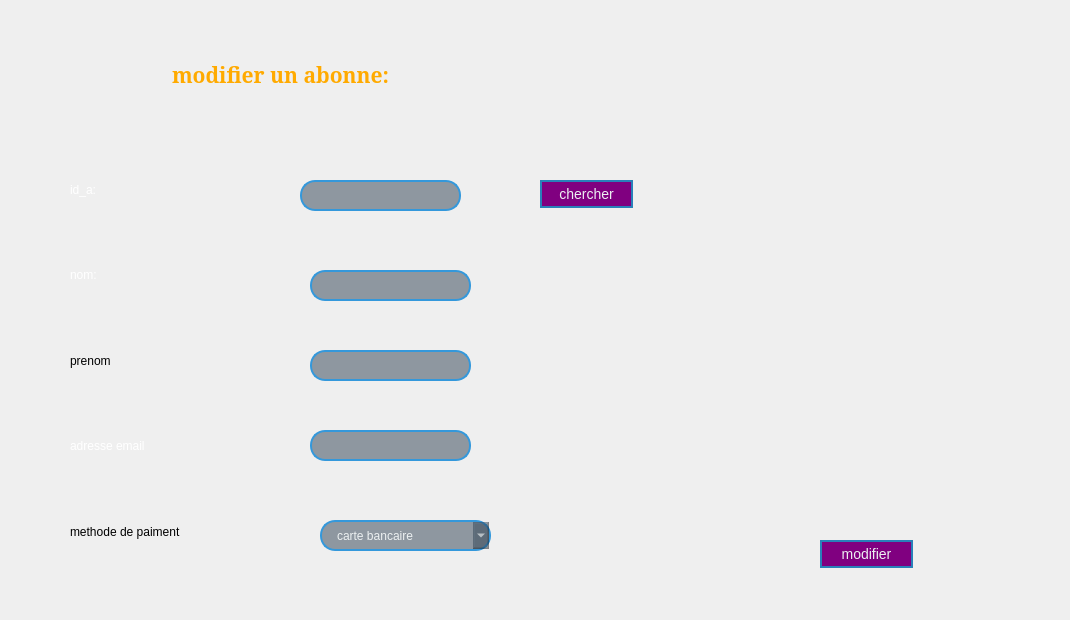
    <widget class="QWidget" name="pageModifier">
     <attribute name="title">
      <string>pageModifier</string>
     </attribute>
     <widget class="QLabel" name="label_3">
      <property name="geometry">
       <rect>
        <x>20</x>
        <y>10</y>
        <width>1041</width>
        <height>601</height>
       </rect>
      </property>
      <property name="text">
       <string/>
      </property>
      <property name="pixmap">
       <pixmap>images/backg.jpg.jpg</pixmap>
      </property>
      <property name="scaledContents">
       <bool>true</bool>
      </property>
     </widget>
     <widget class="QWidget" name="verticalLayoutWidget_2">
      <property name="geometry">
       <rect>
        <x>70</x>
        <y>150</y>
        <width>221</width>
        <height>421</height>
       </rect>
      </property>
      <layout class="QVBoxLayout" name="verticalLayout_2">
       <item>
        <widget class="QLabel" name="idToSearch">
         <property name="styleSheet">
          <string notr="true">QLabel {
    color: white;
    border: none;            
    border-radius: 0px;      
    background: transparent;
}
</string>
         </property>
         <property name="text">
          <string>id_a:</string>
         </property>
        </widget>
       </item>
       <item>
        <widget class="QLabel" name="label_13">
         <property name="styleSheet">
          <string notr="true">QLabel {
    color: white;
    border: none;            
    border-radius: 0px;      
    background: transparent;
}
</string>
         </property>
         <property name="text">
          <string>nom:</string>
         </property>
        </widget>
       </item>
       <item>
        <widget class="QLabel" name="label_14">
         <property name="styleSheet">
          <string notr="true">QLabel {
    color: white;
    border: none;            
    border-radius: 0px;      
    background: transparent;
}
font: 10pt &quot;MS Shell Dlg 2&quot;;</string>
         </property>
         <property name="text">
          <string>prenom</string>
         </property>
        </widget>
       </item>
       <item>
        <widget class="QLabel" name="label_15">
         <property name="styleSheet">
          <string notr="true">QLabel {
    color: white;
    border: none;            
    border-radius: 0px;      
    background: transparent;
}
</string>
         </property>
         <property name="text">
          <string>adresse email</string>
         </property>
        </widget>
       </item>
       <item>
        <widget class="QLabel" name="label_16">
         <property name="styleSheet">
          <string notr="true">QLabel {
    color: white;
    border: none;            
    border-radius: 0px;      
    background: transparent;
}
font: 10pt &quot;MS Shell Dlg 2&quot;;</string>
         </property>
         <property name="text">
          <string>methode de paiment</string>
         </property>
        </widget>
       </item>
      </layout>
     </widget>
     <widget class="QLabel" name="label_17">
      <property name="geometry">
       <rect>
        <x>80</x>
        <y>30</y>
        <width>401</width>
        <height>91</height>
       </rect>
      </property>
      <property name="palette">
       <palette>
        <active>
         <colorrole role="Button">
          <brush brushstyle="LinearGradientPattern">
           <gradient startx="0.000000000000000" starty="0.000000000000000" endx="1.000000000000000" endy="0.000000000000000" type="LinearGradient" spread="PadSpread" coordinatemode="ObjectBoundingMode">
            <gradientstop position="0.000000000000000">
             <color alpha="255">
              <red>0</red>
              <green>0</green>
              <blue>102</blue>
             </color>
            </gradientstop>
            <gradientstop position="0.250000000000000">
             <color alpha="255">
              <red>0</red>
              <green>0</green>
              <blue>102</blue>
             </color>
            </gradientstop>
            <gradientstop position="0.750000000000000">
             <color alpha="255">
              <red>173</red>
              <green>216</green>
              <blue>230</blue>
             </color>
            </gradientstop>
            <gradientstop position="1.000000000000000">
             <color alpha="255">
              <red>173</red>
              <green>216</green>
              <blue>230</blue>
             </color>
            </gradientstop>
           </gradient>
          </brush>
         </colorrole>
         <colorrole role="Base">
          <brush brushstyle="LinearGradientPattern">
           <gradient startx="0.000000000000000" starty="0.000000000000000" endx="1.000000000000000" endy="0.000000000000000" type="LinearGradient" spread="PadSpread" coordinatemode="ObjectBoundingMode">
            <gradientstop position="0.000000000000000">
             <color alpha="255">
              <red>0</red>
              <green>0</green>
              <blue>102</blue>
             </color>
            </gradientstop>
            <gradientstop position="0.250000000000000">
             <color alpha="255">
              <red>0</red>
              <green>0</green>
              <blue>102</blue>
             </color>
            </gradientstop>
            <gradientstop position="0.750000000000000">
             <color alpha="255">
              <red>173</red>
              <green>216</green>
              <blue>230</blue>
             </color>
            </gradientstop>
            <gradientstop position="1.000000000000000">
             <color alpha="255">
              <red>173</red>
              <green>216</green>
              <blue>230</blue>
             </color>
            </gradientstop>
           </gradient>
          </brush>
         </colorrole>
         <colorrole role="Window">
          <brush brushstyle="LinearGradientPattern">
           <gradient startx="0.000000000000000" starty="0.000000000000000" endx="1.000000000000000" endy="0.000000000000000" type="LinearGradient" spread="PadSpread" coordinatemode="ObjectBoundingMode">
            <gradientstop position="0.000000000000000">
             <color alpha="255">
              <red>0</red>
              <green>0</green>
              <blue>102</blue>
             </color>
            </gradientstop>
            <gradientstop position="0.250000000000000">
             <color alpha="255">
              <red>0</red>
              <green>0</green>
              <blue>102</blue>
             </color>
            </gradientstop>
            <gradientstop position="0.750000000000000">
             <color alpha="255">
              <red>173</red>
              <green>216</green>
              <blue>230</blue>
             </color>
            </gradientstop>
            <gradientstop position="1.000000000000000">
             <color alpha="255">
              <red>173</red>
              <green>216</green>
              <blue>230</blue>
             </color>
            </gradientstop>
           </gradient>
          </brush>
         </colorrole>
        </active>
        <inactive>
         <colorrole role="Button">
          <brush brushstyle="LinearGradientPattern">
           <gradient startx="0.000000000000000" starty="0.000000000000000" endx="1.000000000000000" endy="0.000000000000000" type="LinearGradient" spread="PadSpread" coordinatemode="ObjectBoundingMode">
            <gradientstop position="0.000000000000000">
             <color alpha="255">
              <red>0</red>
              <green>0</green>
              <blue>102</blue>
             </color>
            </gradientstop>
            <gradientstop position="0.250000000000000">
             <color alpha="255">
              <red>0</red>
              <green>0</green>
              <blue>102</blue>
             </color>
            </gradientstop>
            <gradientstop position="0.750000000000000">
             <color alpha="255">
              <red>173</red>
              <green>216</green>
              <blue>230</blue>
             </color>
            </gradientstop>
            <gradientstop position="1.000000000000000">
             <color alpha="255">
              <red>173</red>
              <green>216</green>
              <blue>230</blue>
             </color>
            </gradientstop>
           </gradient>
          </brush>
         </colorrole>
         <colorrole role="Base">
          <brush brushstyle="LinearGradientPattern">
           <gradient startx="0.000000000000000" starty="0.000000000000000" endx="1.000000000000000" endy="0.000000000000000" type="LinearGradient" spread="PadSpread" coordinatemode="ObjectBoundingMode">
            <gradientstop position="0.000000000000000">
             <color alpha="255">
              <red>0</red>
              <green>0</green>
              <blue>102</blue>
             </color>
            </gradientstop>
            <gradientstop position="0.250000000000000">
             <color alpha="255">
              <red>0</red>
              <green>0</green>
              <blue>102</blue>
             </color>
            </gradientstop>
            <gradientstop position="0.750000000000000">
             <color alpha="255">
              <red>173</red>
              <green>216</green>
              <blue>230</blue>
             </color>
            </gradientstop>
            <gradientstop position="1.000000000000000">
             <color alpha="255">
              <red>173</red>
              <green>216</green>
              <blue>230</blue>
             </color>
            </gradientstop>
           </gradient>
          </brush>
         </colorrole>
         <colorrole role="Window">
          <brush brushstyle="LinearGradientPattern">
           <gradient startx="0.000000000000000" starty="0.000000000000000" endx="1.000000000000000" endy="0.000000000000000" type="LinearGradient" spread="PadSpread" coordinatemode="ObjectBoundingMode">
            <gradientstop position="0.000000000000000">
             <color alpha="255">
              <red>0</red>
              <green>0</green>
              <blue>102</blue>
             </color>
            </gradientstop>
            <gradientstop position="0.250000000000000">
             <color alpha="255">
              <red>0</red>
              <green>0</green>
              <blue>102</blue>
             </color>
            </gradientstop>
            <gradientstop position="0.750000000000000">
             <color alpha="255">
              <red>173</red>
              <green>216</green>
              <blue>230</blue>
             </color>
            </gradientstop>
            <gradientstop position="1.000000000000000">
             <color alpha="255">
              <red>173</red>
              <green>216</green>
              <blue>230</blue>
             </color>
            </gradientstop>
           </gradient>
          </brush>
         </colorrole>
        </inactive>
        <disabled>
         <colorrole role="Button">
          <brush brushstyle="LinearGradientPattern">
           <gradient startx="0.000000000000000" starty="0.000000000000000" endx="1.000000000000000" endy="0.000000000000000" type="LinearGradient" spread="PadSpread" coordinatemode="ObjectBoundingMode">
            <gradientstop position="0.000000000000000">
             <color alpha="255">
              <red>0</red>
              <green>0</green>
              <blue>102</blue>
             </color>
            </gradientstop>
            <gradientstop position="0.250000000000000">
             <color alpha="255">
              <red>0</red>
              <green>0</green>
              <blue>102</blue>
             </color>
            </gradientstop>
            <gradientstop position="0.750000000000000">
             <color alpha="255">
              <red>173</red>
              <green>216</green>
              <blue>230</blue>
             </color>
            </gradientstop>
            <gradientstop position="1.000000000000000">
             <color alpha="255">
              <red>173</red>
              <green>216</green>
              <blue>230</blue>
             </color>
            </gradientstop>
           </gradient>
          </brush>
         </colorrole>
         <colorrole role="Base">
          <brush brushstyle="LinearGradientPattern">
           <gradient startx="0.000000000000000" starty="0.000000000000000" endx="1.000000000000000" endy="0.000000000000000" type="LinearGradient" spread="PadSpread" coordinatemode="ObjectBoundingMode">
            <gradientstop position="0.000000000000000">
             <color alpha="255">
              <red>0</red>
              <green>0</green>
              <blue>102</blue>
             </color>
            </gradientstop>
            <gradientstop position="0.250000000000000">
             <color alpha="255">
              <red>0</red>
              <green>0</green>
              <blue>102</blue>
             </color>
            </gradientstop>
            <gradientstop position="0.750000000000000">
             <color alpha="255">
              <red>173</red>
              <green>216</green>
              <blue>230</blue>
             </color>
            </gradientstop>
            <gradientstop position="1.000000000000000">
             <color alpha="255">
              <red>173</red>
              <green>216</green>
              <blue>230</blue>
             </color>
            </gradientstop>
           </gradient>
          </brush>
         </colorrole>
         <colorrole role="Window">
          <brush brushstyle="LinearGradientPattern">
           <gradient startx="0.000000000000000" starty="0.000000000000000" endx="1.000000000000000" endy="0.000000000000000" type="LinearGradient" spread="PadSpread" coordinatemode="ObjectBoundingMode">
            <gradientstop position="0.000000000000000">
             <color alpha="255">
              <red>0</red>
              <green>0</green>
              <blue>102</blue>
             </color>
            </gradientstop>
            <gradientstop position="0.250000000000000">
             <color alpha="255">
              <red>0</red>
              <green>0</green>
              <blue>102</blue>
             </color>
            </gradientstop>
            <gradientstop position="0.750000000000000">
             <color alpha="255">
              <red>173</red>
              <green>216</green>
              <blue>230</blue>
             </color>
            </gradientstop>
            <gradientstop position="1.000000000000000">
             <color alpha="255">
              <red>173</red>
              <green>216</green>
              <blue>230</blue>
             </color>
            </gradientstop>
           </gradient>
          </brush>
         </colorrole>
        </disabled>
       </palette>
      </property>
      <property name="font">
       <font>
        <family>MS Serif</family>
        <pointsize>16</pointsize>
       </font>
      </property>
      <property name="styleSheet">
       <string notr="true">font-size: 16pt;
font-family: &quot;MS Serif&quot;;
</string>
      </property>
      <property name="text">
       <string>&lt;!DOCTYPE HTML PUBLIC &quot;-//W3C//DTD HTML 4.0//EN&quot; &quot;http://www.w3.org/TR/REC-html40/strict.dtd&quot;&gt;
&lt;html&gt;&lt;head&gt;&lt;meta name=&quot;qrichtext&quot; content=&quot;1&quot; /&gt;&lt;style type=&quot;text/css&quot;&gt;
p, li { white-space: pre-wrap; }
&lt;/style&gt;&lt;/head&gt;&lt;body style=&quot; font-family:'MS Serif'; font-size:16pt; font-weight:400; font-style:normal;&quot;&gt;
&lt;p align=&quot;center&quot; dir='rtl' style=&quot; margin-top:0px; margin-bottom:0px; margin-left:0px; margin-right:0px; -qt-block-indent:0; text-indent:0px;&quot;&gt;&lt;span style=&quot; font-family:'MS Shell Dlg 2'; font-weight:600; color:#ffaa00;&quot;&gt;:modifier un abonne&lt;/span&gt;&lt;/p&gt;&lt;/body&gt;&lt;/html&gt;</string>
      </property>
      <property name="textFormat">
       <enum>Qt::AutoText</enum>
      </property>
     </widget>
     <widget class="QLineEdit" name="lineEdit_idChercher">
      <property name="geometry">
       <rect>
        <x>300</x>
        <y>180</y>
        <width>161</width>
        <height>31</height>
       </rect>
      </property>
      <property name="styleSheet">
       <string notr="true">QLineEdit {
    border: 2px solid #3498db; /* Bordure bleue */
    border-radius: 15px; /* Coins arrondis plus prononcés */
    padding: 5px 15px; /* Espacement interne */
    background-color: rgba(44, 62, 80, 0.5); /* Fond bleu foncé avec plus de transparence */
    selection-background-color: #2980b9; /* Couleur de fond de la sélection */
    color: #ecf0f1; /* Couleur du texte */
}

QLineEdit:focus {
    border: 2px solid #2980b9; /* Bordure bleue plus foncée pendant le focus */
    color: #ecf0f1; /* Couleur du texte pendant le focus */
    outline: none; /* Supprimer l'effet de soulignement bleu sur le focus */
    box-shadow: 0 0 10px rgba(41, 128, 185, 0.7); /* Légère ombre lorsqu'en focus */
}

QLineEdit::hover {
    background-color: rgba(52, 73, 94, 0.7); /* Fond bleu foncé plus clair avec plus de transparence lorsqu'il est survolé */
}

QLineEdit::disabled {
    color: #bdc3c7; /* Couleur du texte lorsque désactivé */
    background-color: rgba(52, 73, 94, 0.4); /* Fond bleu foncé avec plus de transparence lorsqu'il est désactivé */
    border: 2px solid #566573; /* Bordure gris foncé lorsqu'il est désactivé */
}

QLineEdit::placeholder {
    color: #bdc3c7; /* Couleur du texte de l'espace réservé */
}
</string>
      </property>
     </widget>
     <widget class="QLineEdit" name="lineEdit_nom_2">
      <property name="geometry">
       <rect>
        <x>310</x>
        <y>270</y>
        <width>161</width>
        <height>31</height>
       </rect>
      </property>
      <property name="styleSheet">
       <string notr="true">QLineEdit {
    border: 2px solid #3498db; /* Bordure bleue */
    border-radius: 15px; /* Coins arrondis plus prononcés */
    padding: 5px 15px; /* Espacement interne */
    background-color: rgba(44, 62, 80, 0.5); /* Fond bleu foncé avec plus de transparence */
    selection-background-color: #2980b9; /* Couleur de fond de la sélection */
    color: #ecf0f1; /* Couleur du texte */
}

QLineEdit:focus {
    border: 2px solid #2980b9; /* Bordure bleue plus foncée pendant le focus */
    color: #ecf0f1; /* Couleur du texte pendant le focus */
    outline: none; /* Supprimer l'effet de soulignement bleu sur le focus */
    box-shadow: 0 0 10px rgba(41, 128, 185, 0.7); /* Légère ombre lorsqu'en focus */
}

QLineEdit::hover {
    background-color: rgba(52, 73, 94, 0.7); /* Fond bleu foncé plus clair avec plus de transparence lorsqu'il est survolé */
}

QLineEdit::disabled {
    color: #bdc3c7; /* Couleur du texte lorsque désactivé */
    background-color: rgba(52, 73, 94, 0.4); /* Fond bleu foncé avec plus de transparence lorsqu'il est désactivé */
    border: 2px solid #566573; /* Bordure gris foncé lorsqu'il est désactivé */
}

QLineEdit::placeholder {
    color: #bdc3c7; /* Couleur du texte de l'espace réservé */
}
</string>
      </property>
     </widget>
     <widget class="QLineEdit" name="lineEdit_prenom_2">
      <property name="geometry">
       <rect>
        <x>310</x>
        <y>350</y>
        <width>161</width>
        <height>31</height>
       </rect>
      </property>
      <property name="styleSheet">
       <string notr="true">QLineEdit {
    border: 2px solid #3498db; /* Bordure bleue */
    border-radius: 15px; /* Coins arrondis plus prononcés */
    padding: 5px 15px; /* Espacement interne */
    background-color: rgba(44, 62, 80, 0.5); /* Fond bleu foncé avec plus de transparence */
    selection-background-color: #2980b9; /* Couleur de fond de la sélection */
    color: #ecf0f1; /* Couleur du texte */
}

QLineEdit:focus {
    border: 2px solid #2980b9; /* Bordure bleue plus foncée pendant le focus */
    color: #ecf0f1; /* Couleur du texte pendant le focus */
    outline: none; /* Supprimer l'effet de soulignement bleu sur le focus */
    box-shadow: 0 0 10px rgba(41, 128, 185, 0.7); /* Légère ombre lorsqu'en focus */
}

QLineEdit::hover {
    background-color: rgba(52, 73, 94, 0.7); /* Fond bleu foncé plus clair avec plus de transparence lorsqu'il est survolé */
}

QLineEdit::disabled {
    color: #bdc3c7; /* Couleur du texte lorsque désactivé */
    background-color: rgba(52, 73, 94, 0.4); /* Fond bleu foncé avec plus de transparence lorsqu'il est désactivé */
    border: 2px solid #566573; /* Bordure gris foncé lorsqu'il est désactivé */
}

QLineEdit::placeholder {
    color: #bdc3c7; /* Couleur du texte de l'espace réservé */
}
</string>
      </property>
     </widget>
     <widget class="QLineEdit" name="lineEdit_email_2">
      <property name="geometry">
       <rect>
        <x>310</x>
        <y>430</y>
        <width>161</width>
        <height>31</height>
       </rect>
      </property>
      <property name="styleSheet">
       <string notr="true">QLineEdit {
    border: 2px solid #3498db; /* Bordure bleue */
    border-radius: 15px; /* Coins arrondis plus prononcés */
    padding: 5px 15px; /* Espacement interne */
    background-color: rgba(44, 62, 80, 0.5); /* Fond bleu foncé avec plus de transparence */
    selection-background-color: #2980b9; /* Couleur de fond de la sélection */
    color: #ecf0f1; /* Couleur du texte */
}

QLineEdit:focus {
    border: 2px solid #2980b9; /* Bordure bleue plus foncée pendant le focus */
    color: #ecf0f1; /* Couleur du texte pendant le focus */
    outline: none; /* Supprimer l'effet de soulignement bleu sur le focus */
    box-shadow: 0 0 10px rgba(41, 128, 185, 0.7); /* Légère ombre lorsqu'en focus */
}

QLineEdit::hover {
    background-color: rgba(52, 73, 94, 0.7); /* Fond bleu foncé plus clair avec plus de transparence lorsqu'il est survolé */
}

QLineEdit::disabled {
    color: #bdc3c7; /* Couleur du texte lorsque désactivé */
    background-color: rgba(52, 73, 94, 0.4); /* Fond bleu foncé avec plus de transparence lorsqu'il est désactivé */
    border: 2px solid #566573; /* Bordure gris foncé lorsqu'il est désactivé */
}

QLineEdit::placeholder {
    color: #bdc3c7; /* Couleur du texte de l'espace réservé */
}
</string>
      </property>
     </widget>
     <widget class="QComboBox" name="comboBox_2">
      <property name="geometry">
       <rect>
        <x>320</x>
        <y>520</y>
        <width>171</width>
        <height>31</height>
       </rect>
      </property>
      <property name="styleSheet">
       <string notr="true">QComboBox {
    border: 2px solid #3498db; /* Bordure bleue */
    border-radius: 15px; /* Coins arrondis plus prononcés */
    padding: 5px 15px; /* Espacement interne */
    background-color: rgba(44, 62, 80, 0.5); /* Fond bleu foncé avec plus de transparence */
    selection-background-color: #2980b9; /* Couleur de fond de la sélection */
    color: #ecf0f1; /* Couleur du texte */
}

QComboBox:focus {
    border: 2px solid #2980b9; /* Bordure bleue plus foncée pendant le focus */
    color: #ecf0f1; /* Couleur du texte pendant le focus */
    outline: none; /* Supprimer l'effet de soulignement bleu sur le focus */
    box-shadow: 0 0 10px rgba(41, 128, 185, 0.7); /* Légère ombre lorsqu'en focus */
}

QComboBox::hover {
    background-color: rgba(52, 73, 94, 0.7); /* Fond bleu foncé plus clair avec plus de transparence lorsqu'il est survolé */
}

QComboBox::disabled {
    color: #bdc3c7; /* Couleur du texte lorsque désactivé */
    background-color: rgba(52, 73, 94, 0.4); /* Fond bleu foncé avec plus de transparence lorsqu'il est désactivé */
    border: 2px solid #566573; /* Bordure gris foncé lorsqu'il est désactivé */
}

QComboBox::placeholder {
    color: #bdc3c7; /* Couleur du texte de l'espace réservé */
}
</string>
      </property>
      <item>
       <property name="text">
        <string>carte bancaire</string>
       </property>
      </item>
      <item>
       <property name="text">
        <string>cheque</string>
       </property>
      </item>
      <item>
       <property name="text">
        <string>espece</string>
       </property>
      </item>
     </widget>
     <widget class="QPushButton" name="chercherButton">
      <property name="geometry">
       <rect>
        <x>540</x>
        <y>180</y>
        <width>93</width>
        <height>28</height>
       </rect>
      </property>
      <property name="styleSheet">
       <string notr="true">/* Style pour tous les boutons dans l'interface utilisateur */
QPushButton {
    font-size: 14px; /* Ajoutez un point-virgule ici */
    background-color: purple; /* Couleur de fond mauve par défaut */
    border: 2px solid #2980b9; /* Bordure bleue plus foncée par défaut */
    color: #ecf0f1; /* Couleur du texte par défaut */
}

/* Style pour tous les boutons en état survolé */
QPushButton:hover {
    font-size: 14px; /* Ajoutez un point-virgule ici */
    background-color: red; /* Couleur de fond blanche lorsqu'il est survolé */
    border: 2px solid #3498db; /* Bordure bleue lorsqu'il est survolé */
}

/* Style pour tous les boutons en état pressé (cliqué) */
QPushButton:pressed {
    font-size: 14px; /* Ajoutez un point-virgule ici */
    background-color: red; /* Couleur de fond rouge lorsqu'il est pressé */
    border: 2px solid #2980b9; /* Bordure bleue plus foncée lorsqu'il est pressé */
}

</string>
      </property>
      <property name="text">
       <string>chercher</string>
      </property>
     </widget>
     <widget class="QPushButton" name="modifierButton">
      <property name="geometry">
       <rect>
        <x>820</x>
        <y>540</y>
        <width>93</width>
        <height>28</height>
       </rect>
      </property>
      <property name="styleSheet">
       <string notr="true">/* Style pour tous les boutons dans l'interface utilisateur */
QPushButton {
    font-size: 14px; /* Ajoutez un point-virgule ici */
    background-color: purple; /* Couleur de fond mauve par défaut */
    border: 2px solid #2980b9; /* Bordure bleue plus foncée par défaut */
    color: #ecf0f1; /* Couleur du texte par défaut */
}

/* Style pour tous les boutons en état survolé */
QPushButton:hover {
    font-size: 14px; /* Ajoutez un point-virgule ici */
    background-color: red; /* Couleur de fond blanche lorsqu'il est survolé */
    border: 2px solid #3498db; /* Bordure bleue lorsqu'il est survolé */
}

/* Style pour tous les boutons en état pressé (cliqué) */
QPushButton:pressed {
    font-size: 14px; /* Ajoutez un point-virgule ici */
    background-color: red; /* Couleur de fond rouge lorsqu'il est pressé */
    border: 2px solid #2980b9; /* Bordure bleue plus foncée lorsqu'il est pressé */
}

</string>
      </property>
      <property name="text">
       <string>modifier</string>
      </property>
     </widget>
    </widget>
